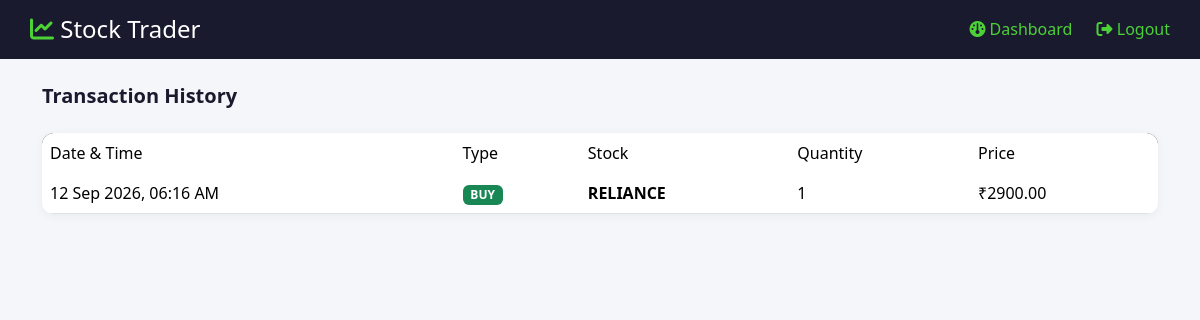
/history/ (signed in), run on the app's committed database.
### trading/models.py (models this page shows, shortened)
class Transaction(models.Model):
    BUY = 'BUY'
    SELL = 'SELL'
    TRANSACTION_TYPES = [(BUY, 'Buy'), (SELL, 'Sell')]
    user = models.ForeignKey(User, on_delete=models.CASCADE)
    stock = models.ForeignKey(Stock, on_delete=models.CASCADE)
    transaction_type = models.CharField(max_length=4, choices=TRANSACTION_TYPES)
    quantity = models.PositiveIntegerField()
    price = models.DecimalField(max_digits=10, decimal_places=2)
    timestamp = models.DateTimeField(auto_now_add=True)

class Stock(models.Model):
    symbol = models.CharField(max_length=10, unique=True)   # e.g. "TCS", "INFY"
    name = models.CharField(max_length=100)                  # e.g. "Tata Consultancy Services"
    current_price = models.DecimalField(max_digits=10, decimal_places=2)
    last_updated = models.DateTimeField(auto_now=True)

### trading/views.py (the view)
# urls.py: path('history/', views.transaction_history, name='transaction_history'),
@login_required
def transaction_history(request):
    transactions = Transaction.objects.filter(user=request.user).order_by('-timestamp')
    return render(request, 'trading/history.html', {'transactions': transactions})

### trading/templates/trading/history.html (shortened to what this page needs)
<!DOCTYPE html>
<html lang="en">
<head>
    <link href="https://cdnjs.cloudflare.com/ajax/libs/bootstrap/5.3.3/css/bootstrap.min.css" rel="stylesheet">
    <link rel="stylesheet" href="https://cdnjs.cloudflare.com/ajax/libs/font-awesome/6.5.1/css/all.min.css">
</head>
<body>
    <nav class="navbar-custom d-flex justify-content-between align-items-center">
        <h4 class="text-white mb-0"><i class="fa-solid fa-chart-line" style="color:#4cd137;"></i> Stock Trader</h4>
        <div>
            <a href="{% url 'dashboard' %}"><i class="fa-solid fa-gauge"></i> Dashboard</a>
            <a href="{% url 'logout' %}"><i class="fa-solid fa-right-from-bracket"></i> Logout</a>
        </div>
    </nav>
    <div class="container">
        <h5 class="section-title">Transaction History</h5>
        <div class="card-table mb-5">
            <table class="table table-hover mb-0">
                <thead>
                    <tr>
                        <th>Date & Time</th>
                        <th>Type</th>
                        <th>Stock</th>
                        <th>Quantity</th>
                        <th>Price</th>
                    </tr>
                </thead>
                <tbody>
                    {% for t in transactions %}
                    <tr>
                        <td>{{ t.timestamp|date:"d M Y, h:i A" }}</td>
                        <td>
                            {% if t.transaction_type == 'BUY' %}
                                <span class="badge bg-success">BUY</span>
                            {% else %}
                                <span class="badge bg-danger">SELL</span>
                            {% endif %}
                        </td>
                        <td><strong>{{ t.stock.symbol }}</strong></td>
                        <td>{{ t.quantity }}</td>
                        <td>₹{{ t.price }}</td>
                    </tr>
                    {% empty %}
                    <tr><td colspan="5" class="text-center text-muted py-3">No transactions yet.</td></tr>
                    {% endfor %}
                </tbody>
            </table>
        </div>
    </div>
</body>
</html>

### trading/templates/trading/history.html (style rules this page uses)
body { background: #f4f6f9; font-family: 'Segoe UI', sans-serif; }
.navbar-custom { background: #1a1a2e; padding: 15px 30px; }
.navbar-custom a { color: #4cd137 !important; text-decoration: none; margin-left: 20px; font-weight: 500; }
.card-table { background: white; border-radius: 12px; box-shadow: 0 2px 10px rgba(0,0,0,0.05); overflow: hidden; margin-top: 25px; }
thead { background: #1a1a2e; }
thead th { color: white; border: none; padding: 14px 20px; font-weight: 500; }
tbody td { padding: 14px 20px; vertical-align: middle; }
.section-title { font-weight: 700; color: #1a1a2e; margin: 25px 0 0; }

### data on the page
Transaction: timestamp "12 Sep 2026, 06:16 AM", transaction_type "BUY", stock.symbol "RELIANCE", quantity "1", price "2900.00"
